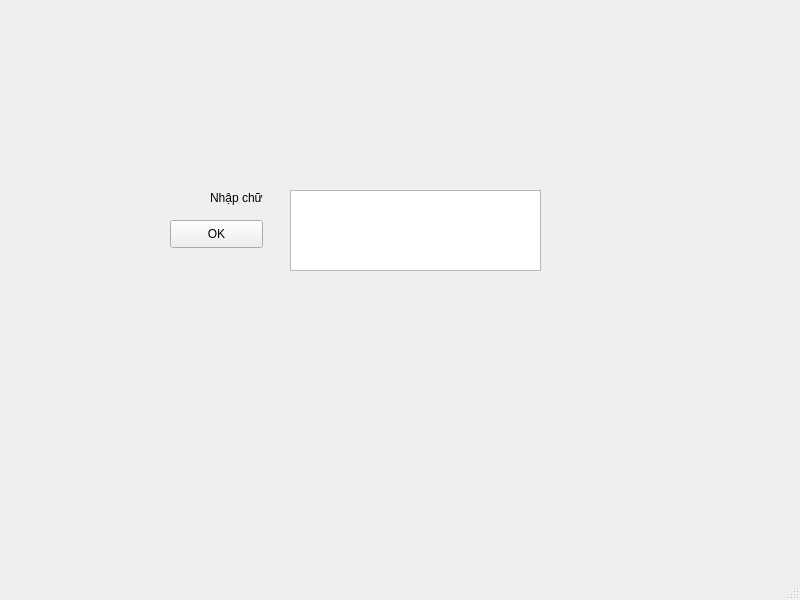
<?xml version="1.0" encoding="UTF-8"?>
<ui version="4.0">
 <class>MainWindow</class>
 <widget class="QMainWindow" name="MainWindow">
  <property name="geometry">
   <rect>
    <x>0</x>
    <y>0</y>
    <width>800</width>
    <height>600</height>
   </rect>
  </property>
  <property name="windowTitle">
   <string>MainWindow</string>
  </property>
  <widget class="QWidget" name="centralwidget">
   <widget class="QPushButton" name="pushButton">
    <property name="geometry">
     <rect>
      <x>170</x>
      <y>220</y>
      <width>93</width>
      <height>28</height>
     </rect>
    </property>
    <property name="text">
     <string>OK</string>
    </property>
   </widget>
   <widget class="QLabel" name="label">
    <property name="geometry">
     <rect>
      <x>210</x>
      <y>190</y>
      <width>55</width>
      <height>16</height>
     </rect>
    </property>
    <property name="text">
     <string>Nhập chữ</string>
    </property>
   </widget>
   <widget class="QPlainTextEdit" name="plainTextEdit">
    <property name="geometry">
     <rect>
      <x>290</x>
      <y>190</y>
      <width>251</width>
      <height>81</height>
     </rect>
    </property>
   </widget>
  </widget>
  <widget class="QMenuBar" name="menubar">
   <property name="geometry">
    <rect>
     <x>0</x>
     <y>0</y>
     <width>800</width>
     <height>26</height>
    </rect>
   </property>
  </widget>
  <widget class="QStatusBar" name="statusbar"/>
 </widget>
 <resources/>
 <connections/>
</ui>
